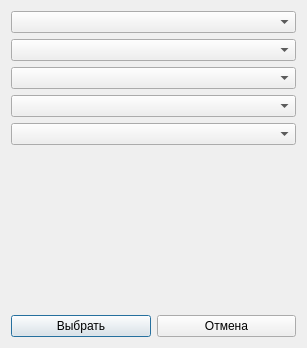
<?xml version="1.0" encoding="UTF-8"?>
<ui version="4.0">
 <class>DiagnosisChooseDialog</class>
 <widget class="QDialog" name="DiagnosisChooseDialog">
  <property name="geometry">
   <rect>
    <x>0</x>
    <y>0</y>
    <width>307</width>
    <height>348</height>
   </rect>
  </property>
  <property name="windowTitle">
   <string>Dialog</string>
  </property>
  <layout class="QVBoxLayout" name="verticalLayout">
   <item>
    <widget class="QComboBox" name="diagnosisTypeCombo"/>
   </item>
   <item>
    <widget class="QComboBox" name="herniaSizeCombo"/>
   </item>
   <item>
    <widget class="QComboBox" name="diagnosisLMFCombo"/>
   </item>
   <item>
    <widget class="QComboBox" name="diagnosisPRCombo"/>
   </item>
   <item>
    <widget class="QComboBox" name="diagnosisWCombo"/>
   </item>
   <item>
    <spacer name="verticalSpacer">
     <property name="orientation">
      <enum>Qt::Vertical</enum>
     </property>
     <property name="sizeHint" stdset="0">
      <size>
       <width>20</width>
       <height>72</height>
      </size>
     </property>
    </spacer>
   </item>
   <item>
    <layout class="QHBoxLayout" name="horizontalLayout">
     <item>
      <widget class="QPushButton" name="selectDiagnosis">
       <property name="text">
        <string>Выбрать</string>
       </property>
      </widget>
     </item>
     <item>
      <widget class="QPushButton" name="Cancel">
       <property name="text">
        <string>Отмена</string>
       </property>
      </widget>
     </item>
    </layout>
   </item>
  </layout>
 </widget>
 <resources/>
 <connections/>
</ui>
